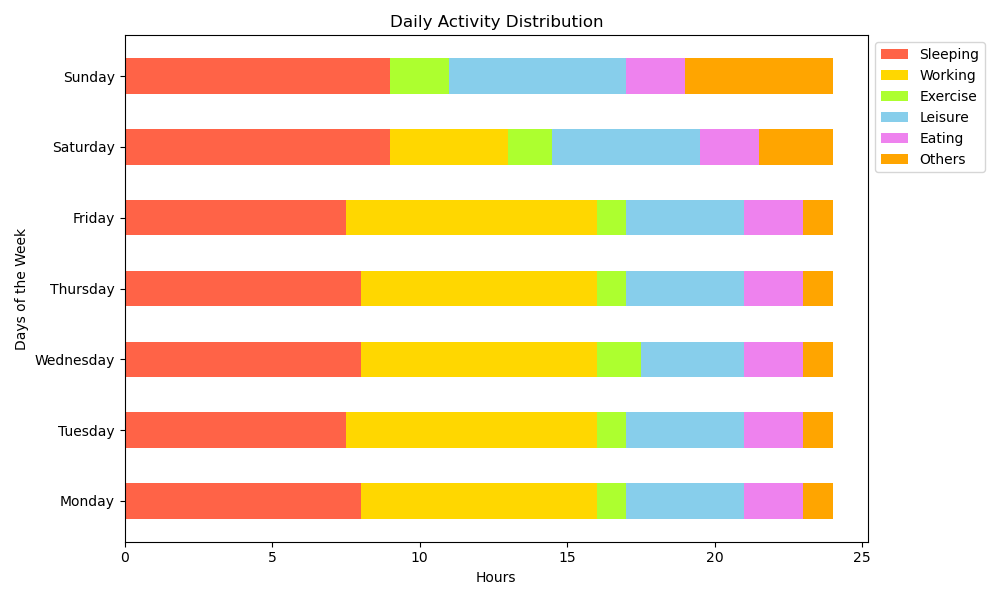

Source code (Python):

import matplotlib.pyplot as plt
import numpy as np

# Data
activities = ['Sleeping', 'Working', 'Exercise', 'Leisure', 'Eating', 'Others']
days = ['Monday', 'Tuesday', 'Wednesday', 'Thursday', 'Friday', 'Saturday', 'Sunday']
data = np.array([
    [8, 7.5, 8, 8, 7.5, 9, 9],         # Sleeping
    [8, 8.5, 8, 8, 8.5, 4, 0],         # Working
    [1, 1, 1.5, 1, 1, 1.5, 2],         # Exercise
    [4, 4, 3.5, 4, 4, 5, 6],           # Leisure
    [2, 2, 2, 2, 2, 2, 2],             # Eating
    [1, 1, 1, 1, 1, 2.5, 5]            # Others
])

# Colors
colors = ['#FF6347', '#FFD700', '#ADFF2F', '#87CEEB', '#EE82EE', '#FFA500']

# Stacked bar chart
fig, ax = plt.subplots(figsize=(10, 6))
width = 0.5  # Width of the bars

# Plotting each row of the data
cumulative_data = np.zeros(len(days))
for i, row in enumerate(data):
    ax.barh(days, row, left=cumulative_data, color=colors[i], height=width)
    cumulative_data += row

# Customizing the plot
ax.set_xlabel('Hours')
ax.set_ylabel('Days of the Week')
ax.set_title('Daily Activity Distribution')
ax.legend(activities, loc='upper left', bbox_to_anchor=(1, 1))

# Display the plot
plt.tight_layout()
plt.show()
